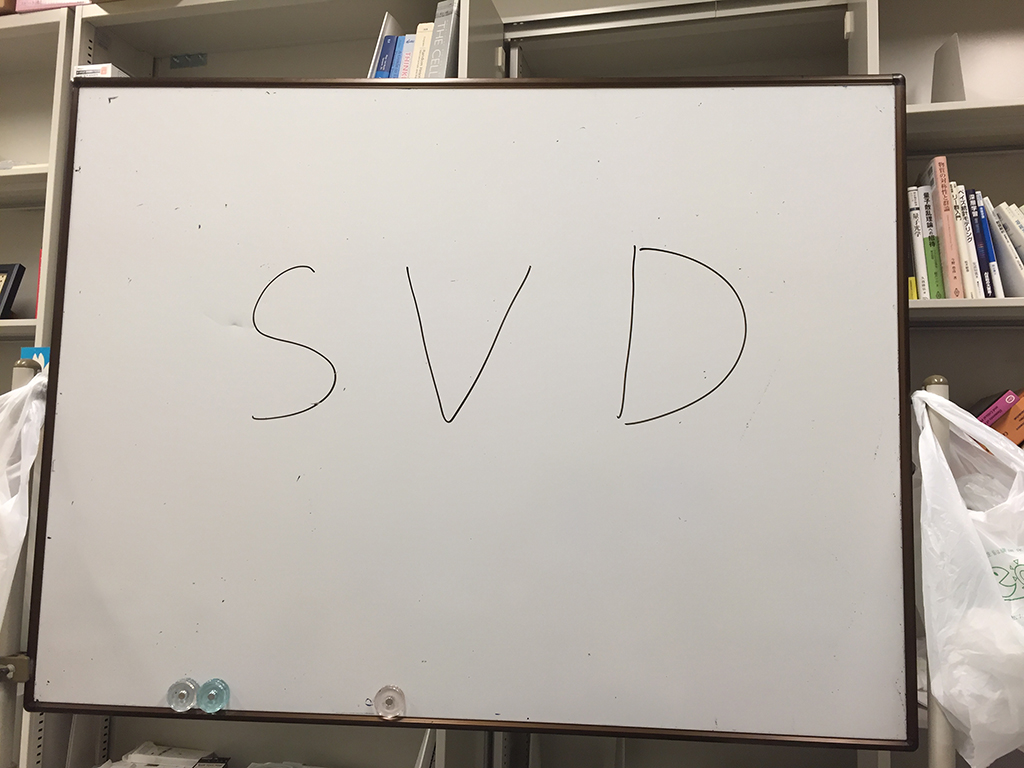
#> input picture Image_SVD/image_gray/sample.jpg, 1024 x 768 px
$ jupyter execute image_svd.ipynb   (shell and % lines are left out)
#> lines starting #> are read from the running program, lines starting #| are printed output that depends on the picture; long printed decimals are rounded
[cell 1]
# Image compression by SVD
# 2017,2018 Tsuyoshi Okubo
# 2019 modified by Tsuyoshi Okubo
# 2020 modified by TO

By using the low rank approximation through SVD, perform data compression of a gray scale image.

You can change sample image by modifying file open "sample.jpg".

Also, you can set the rank of approximation by varying "chi".

Let's see, how the image changes when you change the rank.

[cell 2]
## import libraries
from PIL import Image ## Python Imaging Library
import numpy as np ## numpy
import matplotlib.pyplot as plt

[cell 3]
## Rank for low rank approximation
chi = 10

[cell 4]
img = Image.open("./sample.jpg") ## load image
#> img is the input picture: PIL image 1024x768 RGB; mean R, G, B 177.1, 170, 161.9
img_gray = img.convert("L") ## convert to grayscale
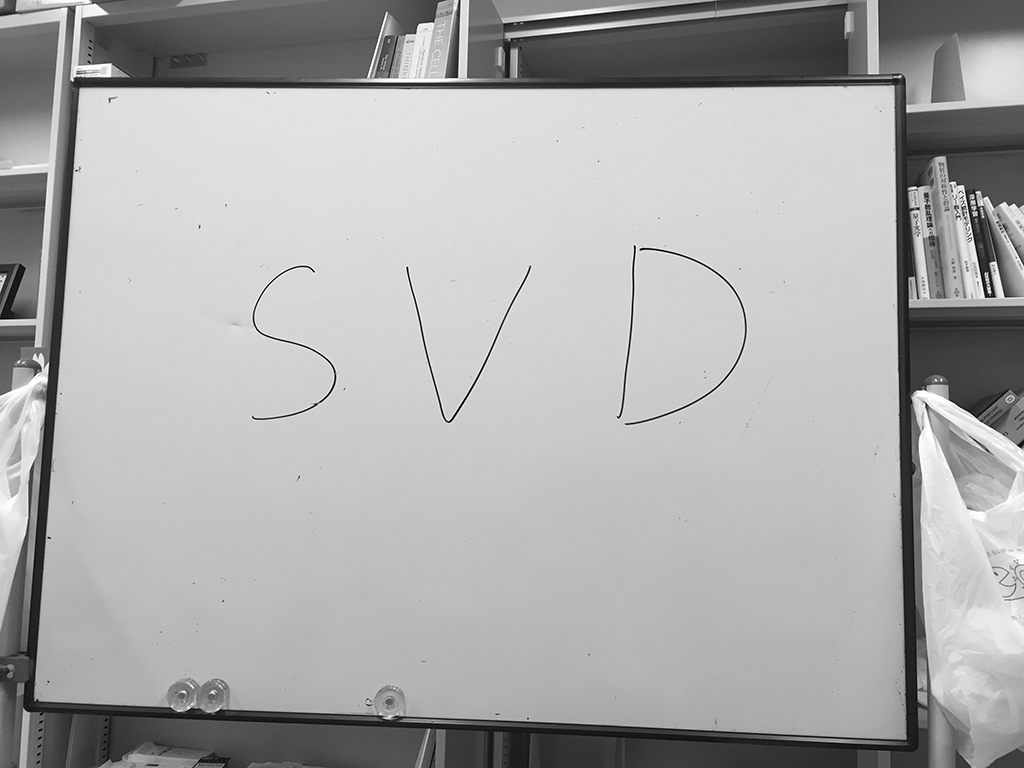
#> img_gray: PIL image 1024x768 L; min 0, max 255, mean 171.2
#img_gray.show(title="Original") ## show image in external window
img_gray.save("./gray.png") ## save grayscale image
#img_gray.save("./gray.jpg") ## save grayscale image in jpg

[cell 5]
array = np.array(img_gray,dtype=float) ## convert to ndarray
print("Array shape:" +repr(array.shape)) ## print array shape
#| Array shape:(768, 1024)

[cell 6]
u,s,vt = np.linalg.svd(array,full_matrices=False) ## svd
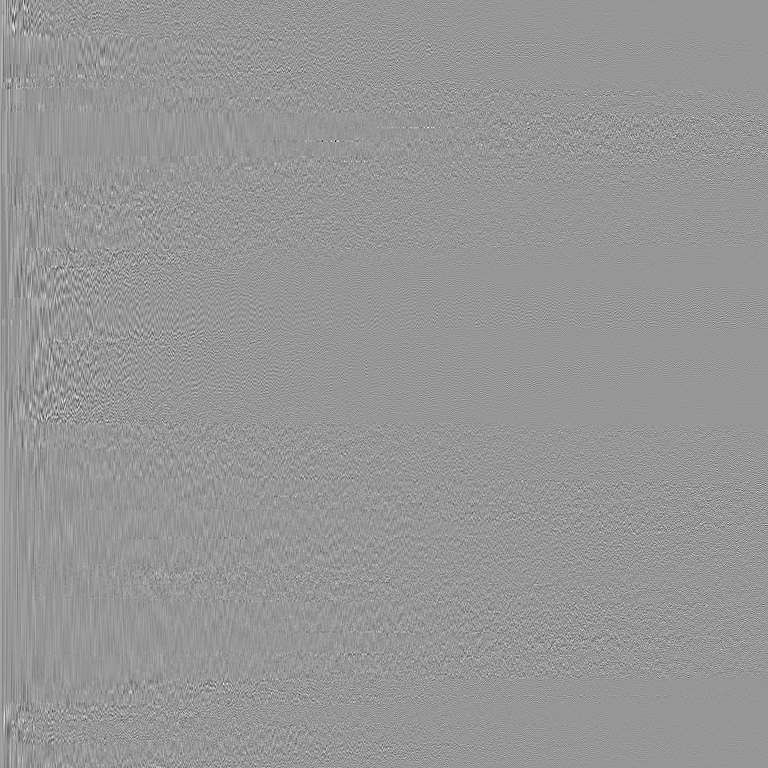
#> u: shape (768, 768) float64; min -0.402, max 0.278, mean 4.89e-05; drawn with min black and max white
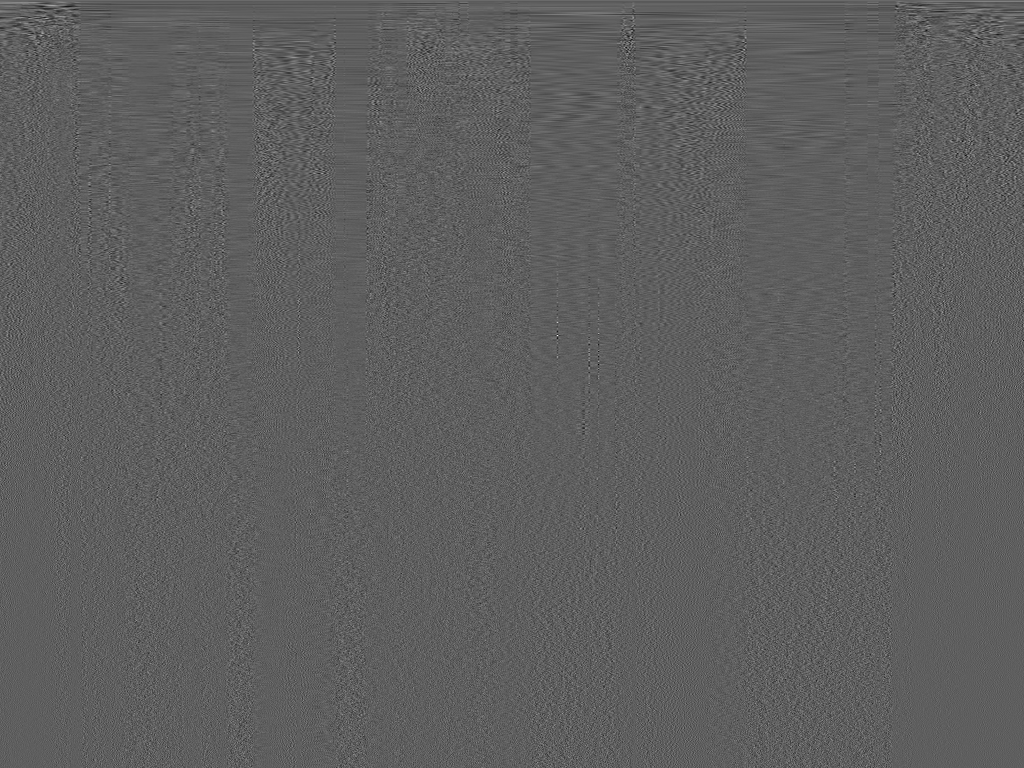
#> vt: shape (768, 1024) float64; min -0.267, max 0.451, mean 4.08e-05; drawn with min black and max white
#> s = 768 values, max 156797 at index 0, min 3.91 at index 767, mean 582

[cell 7]
#truncation
u = u[:,:chi]
vt = vt[:chi,:]
st = s[:chi]
#> st = [156797, 19536.4, 10119.8, 8908.4, 7014.8, 5981.2, 5816.5, 5415.3, 4893.5, 4301.6]

[cell 8]
array_truncated = np.dot(np.dot(u,np.diag(st)),vt) ## make truncated array
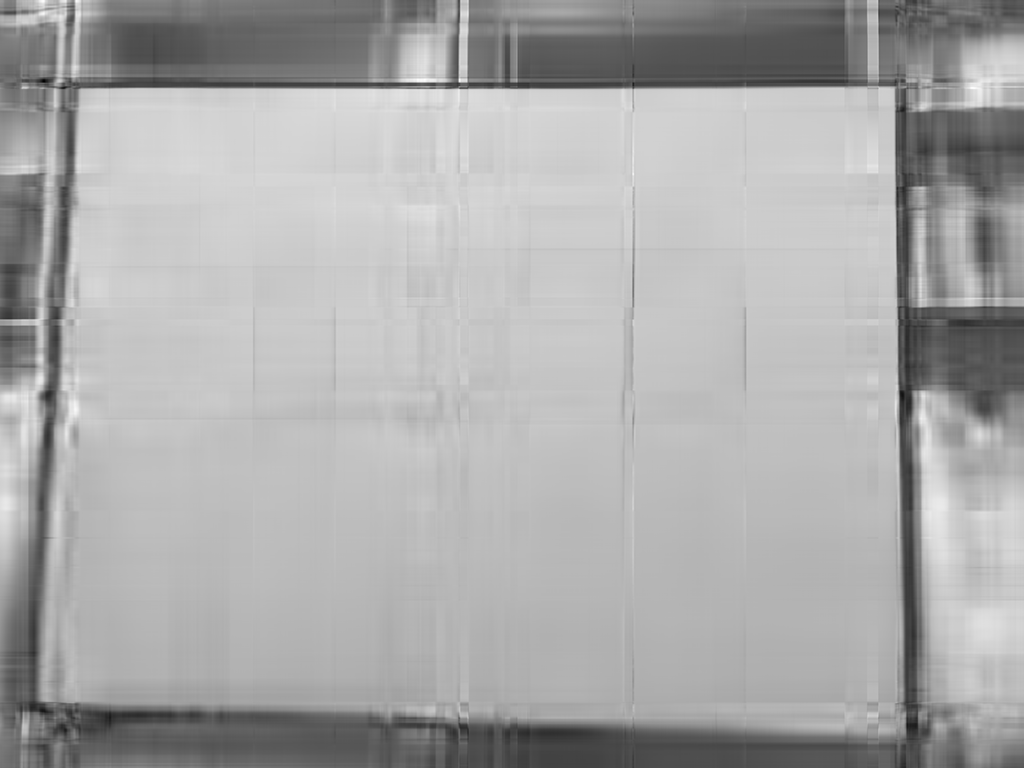
#> array_truncated: shape (768, 1024) float64; min -46.25, max 279.8, mean 171.2; drawn with min black and max white
normalized_distance = np.sqrt(np.sum((array-array_truncated)**2))/np.sqrt(np.sum(array**2))
#> normalized_distance = 0.101
print("Low rank approximation with chi=" +repr(chi))
print("Normalized distance:" +repr(normalized_distance)) ## print normalized distance
#| Normalized distance:0.1006

[cell 9]
img_gray_truncated = Image.fromarray(np.uint8(np.clip(array_truncated,0,255))) ## convert to grayscale image
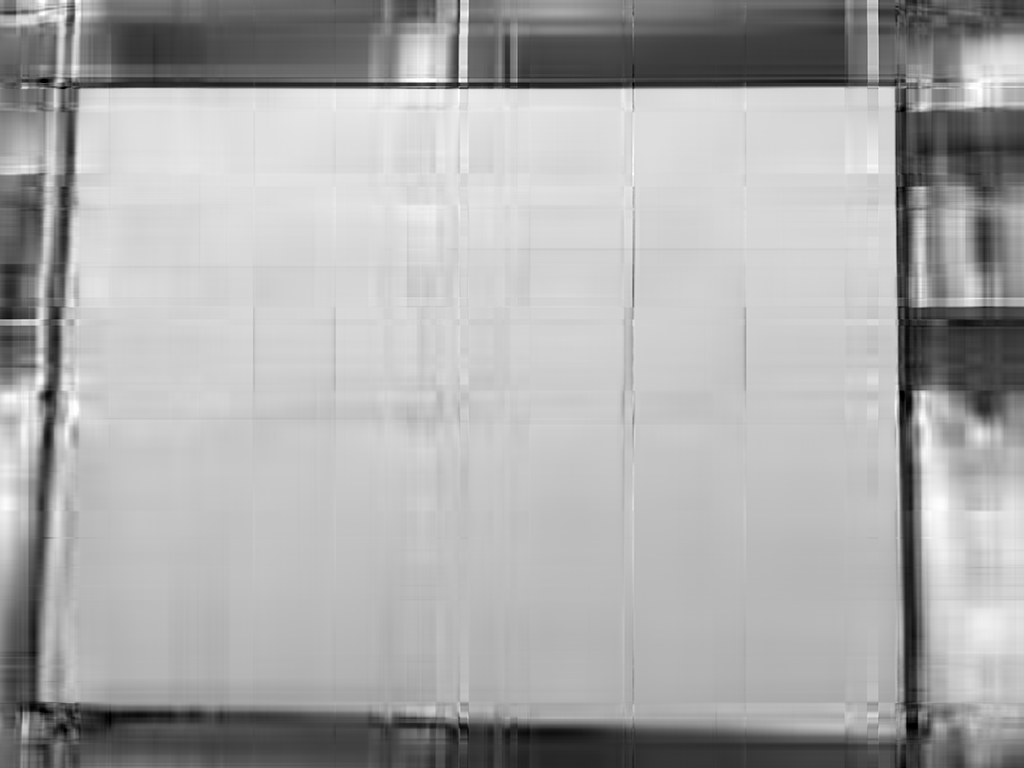
#> img_gray_truncated: PIL image 1024x768 L; min 0, max 255, mean 170.7

[cell 10]
#img_gray_truncated.show(title="Truncated") ## show image in external window
img_gray_truncated.save("./gray_truncated.png") ## save compressed image
#img_gray_truncated.save("./gray_truncated.jpg") ## save compressed image in jpg

[cell 11]
plt.figure(figsize=(array.shape[1]*0.01,array.shape[0]*0.01))
plt.axis("off")
plt.title("Original")
plt.imshow(img_gray,cmap='gray')

plt.figure(figsize=(array_truncated.shape[1]*0.01,array_truncated.shape[0]*0.01))
plt.axis("off")
plt.title("Compressed")
plt.imshow(img_gray_truncated,cmap='gray')

[cell 12]
## normalization of singular values
s = s/np.sqrt(np.sum(s**2))
#> s = 768 values, max 0.98 at index 0, min 2.44e-05 at index 767, mean 0.00364

output_sv = len(s) ## number of singular values to output
#> output_sv = 768
plt.figure()
plt.title("Singular Value Spectrum of the image")
plt.plot(np.arange(output_sv),s[:output_sv],"o")
plt.vlines([chi],0,1,  "red", linestyles='dashed') ## position of chi
plt.xlabel("Index")
plt.ylabel("sigma")
plt.yscale("log")
plt.show()
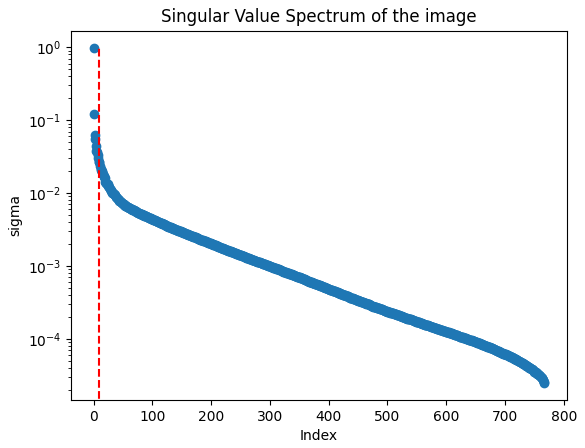
#> figure drawn by matplotlib, 1 panel; curve peaks at x = 0, y = 0.98
